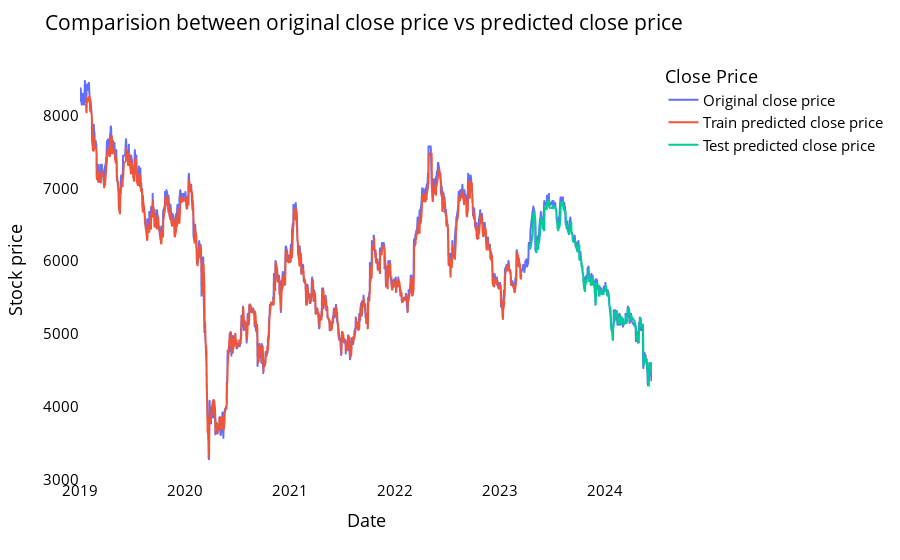

Notebook source saved alongside this figure:
### Markdown cell above
<a name="lstmcomparechart"></a>

#### Comparision between original stock close price vs predicted close price

### Code cell
# shift train predictions for plotting

look_back=time_step
trainPredictPlot = np.empty_like(closedf)
trainPredictPlot[:, :] = np.nan
trainPredictPlot[look_back:len(train_predict)+look_back, :] = train_predict
print("Train predicted data: ", trainPredictPlot.shape)

# shift test predictions for plotting
testPredictPlot = np.empty_like(closedf)
testPredictPlot[:, :] = np.nan
testPredictPlot[len(train_predict)+(look_back*2)+1:len(closedf)-1, :] = test_predict
print("Test predicted data: ", testPredictPlot.shape)

names = cycle(['Original close price','Train predicted close price','Test predicted close price'])


plotdf = pd.DataFrame({'date': close_stock['date'],
                       'original_close': close_stock['close'],
                      'train_predicted_close': trainPredictPlot.reshape(1,-1)[0].tolist(),
                      'test_predicted_close': testPredictPlot.reshape(1,-1)[0].tolist()})

fig = px.line(plotdf,x=plotdf['date'], y=[plotdf['original_close'],plotdf['train_predicted_close'],
                                          plotdf['test_predicted_close']],
              labels={'value':'Stock price','date': 'Date'})
fig.update_layout(title_text='Comparision between original close price vs predicted close price',
                  plot_bgcolor='white', font_size=15, font_color='black', legend_title_text='Close Price')
fig.for_each_trace(lambda t:  t.update(name = next(names)))

fig.update_xaxes(showgrid=False)
fig.update_yaxes(showgrid=False)
fig.show()

### Figure 1 — Plotly figure (JSON) as saved in the notebook; plotly's stock layout.template omitted (floating-point values rounded to 4 significant figures; data arrays with more than 128 entries replaced by an {"elided": "..."} marker saying what was removed)
{"data": [{"hovertemplate": "variable=original_close<br>Date=%{x}<br>Stock price=%{y}<extra></extra>", "legendgroup": "original_close", "line": {"color": "#636efa", "dash": "solid"}, "marker": {"symbol": "circle"}, "mode": "lines", "name": "Original close price", "showlegend": true, "type": "scattergl", "x": {"elided": "1374 str values"}, "xaxis": "x", "y": {"elided": "1374 int values"}, "yaxis": "y"}, {"hovertemplate": "variable=train_predicted_close<br>Date=%{x}<br>Stock price=%{y}<extra></extra>", "legendgroup": "train_predicted_close", "line": {"color": "#EF553B", "dash": "solid"}, "marker": {"symbol": "circle"}, "mode": "lines", "name": "Train predicted close price", "showlegend": true, "type": "scattergl", "x": {"elided": "1374 str values"}, "xaxis": "x", "y": {"elided": "1374 float values"}, "yaxis": "y"}, {"hovertemplate": "variable=test_predicted_close<br>Date=%{x}<br>Stock price=%{y}<extra></extra>", "legendgroup": "test_predicted_close", "line": {"color": "#00cc96", "dash": "solid"}, "marker": {"symbol": "circle"}, "mode": "lines", "name": "Test predicted close price", "showlegend": true, "type": "scattergl", "x": {"elided": "1374 str values"}, "xaxis": "x", "y": {"elided": "1374 float values"}, "yaxis": "y"}], "layout": {"font": {"color": "black", "size": 15}, "legend": {"title": {"text": "Close Price"}, "tracegroupgap": 0}, "margin": {"t": 60}, "plot_bgcolor": "white", "title": {"text": "Comparision between original close price vs predicted close price"}, "xaxis": {"anchor": "y", "domain": [0, 1], "showgrid": false, "title": {"text": "Date"}}, "yaxis": {"anchor": "x", "domain": [0, 1], "showgrid": false, "title": {"text": "Stock price"}}}}
